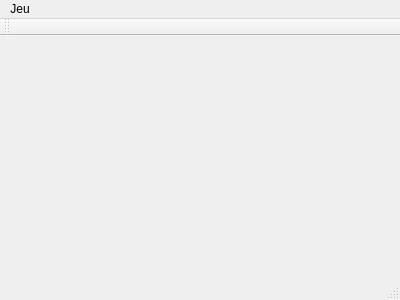
<?xml version="1.0" encoding="UTF-8"?>
<ui version="4.0">
 <class>MainWindow</class>
 <widget class="QMainWindow" name="MainWindow">
  <property name="geometry">
   <rect>
    <x>0</x>
    <y>0</y>
    <width>400</width>
    <height>300</height>
   </rect>
  </property>
  <property name="windowTitle">
   <string>MainWindow</string>
  </property>
  <widget class="QWidget" name="centralWidget"/>
  <widget class="QMenuBar" name="menuBar">
   <property name="geometry">
    <rect>
     <x>0</x>
     <y>0</y>
     <width>400</width>
     <height>25</height>
    </rect>
   </property>
   <widget class="QMenu" name="menuJeu">
    <property name="title">
     <string>Jeu</string>
    </property>
    <addaction name="newGame"/>
   </widget>
   <addaction name="menuJeu"/>
  </widget>
  <widget class="QToolBar" name="mainToolBar">
   <attribute name="toolBarArea">
    <enum>TopToolBarArea</enum>
   </attribute>
   <attribute name="toolBarBreak">
    <bool>false</bool>
   </attribute>
  </widget>
  <widget class="QStatusBar" name="statusBar"/>
  <action name="newGame">
   <property name="text">
    <string>Démarrer une nouvelle partie</string>
   </property>
  </action>
 </widget>
 <layoutdefault spacing="6" margin="11"/>
 <resources/>
 <connections/>
</ui>
